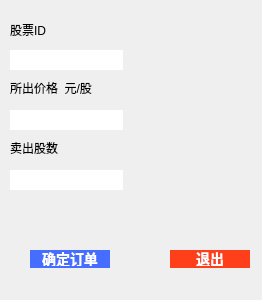
<?xml version="1.0" encoding="UTF-8"?>
<ui version="4.0">
 <class>jiaoyi2</class>
 <widget class="QWidget" name="jiaoyi2">
  <property name="geometry">
   <rect>
    <x>0</x>
    <y>0</y>
    <width>262</width>
    <height>300</height>
   </rect>
  </property>
  <property name="windowTitle">
   <string>卖出订单</string>
  </property>
  <widget class="QLabel" name="label">
   <property name="geometry">
    <rect>
     <x>10</x>
     <y>20</y>
     <width>101</width>
     <height>20</height>
    </rect>
   </property>
   <property name="text">
    <string>股票ID</string>
   </property>
  </widget>
  <widget class="QLabel" name="label_2">
   <property name="geometry">
    <rect>
     <x>10</x>
     <y>80</y>
     <width>111</width>
     <height>16</height>
    </rect>
   </property>
   <property name="text">
    <string>所出价格  元/股</string>
   </property>
  </widget>
  <widget class="QLabel" name="label_3">
   <property name="geometry">
    <rect>
     <x>10</x>
     <y>140</y>
     <width>51</width>
     <height>16</height>
    </rect>
   </property>
   <property name="text">
    <string>卖出股数</string>
   </property>
  </widget>
  <widget class="QLineEdit" name="ID">
   <property name="geometry">
    <rect>
     <x>10</x>
     <y>50</y>
     <width>113</width>
     <height>20</height>
    </rect>
   </property>
   <property name="font">
    <font>
     <pointsize>14</pointsize>
     <bold>true</bold>
    </font>
   </property>
   <property name="styleSheet">
    <string notr="true">border-radius:25px</string>
   </property>
  </widget>
  <widget class="QLineEdit" name="jiage">
   <property name="geometry">
    <rect>
     <x>10</x>
     <y>110</y>
     <width>113</width>
     <height>20</height>
    </rect>
   </property>
   <property name="font">
    <font>
     <pointsize>14</pointsize>
     <bold>true</bold>
    </font>
   </property>
   <property name="styleSheet">
    <string notr="true">border-radius:25px</string>
   </property>
  </widget>
  <widget class="QLineEdit" name="num">
   <property name="geometry">
    <rect>
     <x>10</x>
     <y>170</y>
     <width>113</width>
     <height>20</height>
    </rect>
   </property>
   <property name="font">
    <font>
     <pointsize>14</pointsize>
     <bold>true</bold>
    </font>
   </property>
   <property name="styleSheet">
    <string notr="true">border-radius:25px</string>
   </property>
  </widget>
  <widget class="QPushButton" name="queding">
   <property name="geometry">
    <rect>
     <x>30</x>
     <y>250</y>
     <width>80</width>
     <height>18</height>
    </rect>
   </property>
   <property name="styleSheet">
    <string notr="true">QPushButton{
	background-color: rgb(69, 109, 255);

border-color: rgb(138, 255, 255);
border-radius:25px;    /*设置圆角半径 */
padding:2px 4px;  /*QFrame边框与内部其它部件的距离*/
color:white;		/*字体颜色*/
font:bold 14px;		/*设置按钮文字和大小*/
}</string>
   </property>
   <property name="text">
    <string>确定订单</string>
   </property>
  </widget>
  <widget class="QPushButton" name="close">
   <property name="geometry">
    <rect>
     <x>170</x>
     <y>250</y>
     <width>80</width>
     <height>18</height>
    </rect>
   </property>
   <property name="styleSheet">
    <string notr="true">QPushButton{
	background-color: rgb(255, 63, 25);
border-color: rgb(138, 255, 255);
border-radius:25px;    /*设置圆角半径 */
padding:2px 4px;  /*QFrame边框与内部其它部件的距离*/
color:white;		/*字体颜色*/
font:bold 14px;		/*设置按钮文字和大小*/
}</string>
   </property>
   <property name="text">
    <string>退出</string>
   </property>
  </widget>
 </widget>
 <resources/>
 <connections/>
</ui>
